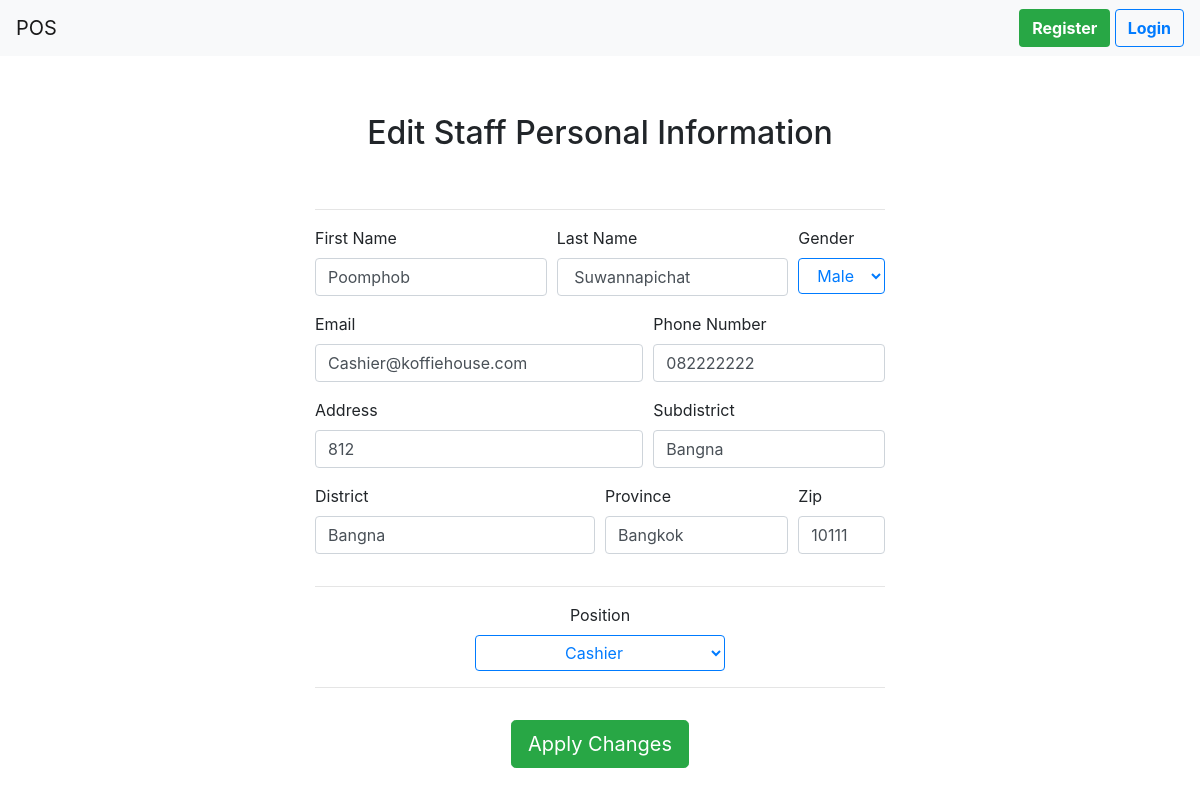
The app's page /add/staff-add.php?id=2 with its own data.
### tables this page shows
CREATE TABLE `staff` (
  `staffID` int(11) NOT NULL,
  `staffName` varchar(50) NOT NULL,
  `lName` varchar(20) NOT NULL,
  `gender` varchar(2) NOT NULL,
  `staffAddress` text NOT NULL,
  `subdistrict` varchar(30) NOT NULL,
  `district` varchar(30) NOT NULL,
  `province` varchar(30) NOT NULL,
  `zip` varchar(5) NOT NULL,
  `staffPhone` varchar(10) NOT NULL,
  `staffEmail` varchar(30) NOT NULL,
  `staffPosition` varchar(20) NOT NULL,
  `user_id` int(11) DEFAULT NULL
);

### add/staff-add.php (the view, shortened to what this page needs)
<!DOCTYPE html>
<html lang="en">
<head>
	<link rel="stylesheet" href="https://maxcdn.bootstrapcdn.com/bootstrap/4.0.0/css/bootstrap.min.css">
	<link href="https://unpkg.com/gijgo@1.9.13/css/gijgo.min.css" rel="stylesheet" type="text/css" />
	<link rel="stylesheet" href="https://stackpath.bootstrapcdn.com/bootstrap/4.4.1/css/bootstrap.min.css">
	<link rel="stylesheet" href="https://cdnjs.cloudflare.com/ajax/libs/font-awesome/4.7.0/css/font-awesome.min.css">
	<link rel="stylesheet" type="text/css" href="../css/table.css">
	<link rel="stylesheet" type="text/css" href="../css/index.css">
</head>
<body>
	<?php
	include '../nav-bar.php';
	if (isset($_GET["id"])) {
		include '../connection.php';
		$sql = "SELECT * FROM staff WHERE staffID = '$_GET[id]'";
		$result = mysqli_query($conn, $sql);
        $row = mysqli_fetch_assoc($result);
	}
	if (isset($_GET['id'])) { ?>
		<div align="center">
		<h2 style="margin-top: 20px; margin-bottom: 20px"><br>Edit Staff Personal Information</h2>
	</div> <?php
	} else {
	?>
	<div align="center">
		<h2 style="margin-top: 20px; margin-bottom: 20px"><br>Add New Staff Personal Information</h2>
	</div> <?php } ?>
	<div class="container-fluid" style="margin-top: 40px">
		<div class="row">
			<div class="col-sm-3"></div>
			<div class="col-sm-6"><hr>
				<?php
					if(isset($_GET['id']))
						echo '<form method="post" action="staff-request.php?id='.$_GET['id'].'">';
					else
						echo '<form method="post" action="staff-request.php">';
				?>
					<div class="form-row">
						<div class="form-group col-md-5">
							<label for="inputfName">First Name</label>
							<input type="text" class="form-control" id="inputfName" placeholder="Timothy" name="fname" value="<?php echo $row['staffName']; ?>" required>
						</div>
						<div class="form-group col-md-5">
							<label for="inputlName">Last Name</label>
							<input type="text" class="form-control" id="inputlName" placeholder="Jones" name="lname" value="<?php echo $row['lName']; ?>" required>
						</div>
						<div class="form-group col-md-2">
							<label for="inputGender">Gender</label>
							<select id="inputGender" class="btn btn-outline-primary dropdown-toggle" type="button" style="width: 100%" name="gender">
								<option value="M" <?php if($row[gender] == "M") echo "selected";?> >Male</option>
							</select>
						</div>
					</div>
					<div class="form-row">
						<div class="form-group col-md-7">
							<label for="inputEmail">Email</label>
							<input type="email" class="form-control" id="inputEmail" placeholder="admin@koffiehouse.cafe" name="email" value="<?php echo $row['staffEmail']; ?>" required>
						</div>
						<div class="form-group col-md-5">
							<label for="inputPhone">Phone Number</label>
							<input type="tel" class="form-control" id="inputPhone" placeholder="0812345678" name="phone" value="<?php echo $row['staffPhone']; ?>" required>
						</div>
					</div>
					<div class="form-row">
						<div class="form-group col-md-7">
							<label for="inputAddress">Address</label>
							<input type="text" class="form-control" id="inputAddress" placeholder="163 Rama 2 Road" name="add1" value="<?php echo $row['staffAddress']; ?>" required>
						</div>
						<div class="form-group col-md-5">
							<label for="inputCity">Subdistrict</label>
							<input type="text" class="form-control" id="inputCity" placeholder="Bangmod"  name="add2_5" value="<?php echo $row['subdistrict']; ?>" required>
						</div>
					</div>
					<div class="form-row">
						<div class="form-group col-md-6">
							<label for="inputCity">District</label>
							<input type="text" class="form-control" id="inputCity" placeholder="Chomthong"  name="add2" value="<?php echo $row['district']; ?>" required>
						</div>
						<div class="form-group col-md-4">
							<label for="inputState">Province</label>
							<input type="text" class="form-control" id="inputState" placeholder="Bangkok"  name="add3" value="<?php echo $row['province']; ?>" required>
						</div>
						<div class="form-group col-md-2">
							<label for="inputZip">Zip</label>
							<input type="text" class="form-control" id="inputZip" placeholder="10140"  name="zip" value="<?php echo $row['zip']; ?>" required>
						</div>
						<div class="col-md-12"><hr></div>
						<div class="form-group col-md-12" align="center">
							<label for="position">Position</label><br>
							<center>
								<select id="inputPosition" class="btn btn-outline-primary dropdown-toggle" type="button" style="width: 250px" name="position">
									<option value="Cashier" <?php if($row[staffPosition] == "Cashier") echo "selected";?>>Cashier</option>
								</select>
							</center>
							<hr>
						</div>
					</div>
					<?php if (isset($_GET['id'])) { ?>
						<center><button type="submit" class="btn btn-success btn-lg" style="margin-bottom: 50px">Apply Changes</button></center>
					<?php } else { ?>
					<center><button type="submit" class="btn btn-success btn-lg" style="margin-bottom: 50px">Add Staff</button></center>
				<?php } ?>
				</form>
			</div>
			<div class="col-sm-3"></div>
		</div>
	</div>
</body>
</html>

### records on screen
staff: fname "Poomphob", lname "Suwannapichat", gender "Male", email "Cashier@koffiehouse.com", phone "082222222", add1 "812", add2_5 "Bangna", add2 "Bangna", add3 "Bangkok", zip "10111", position "Cashier"
